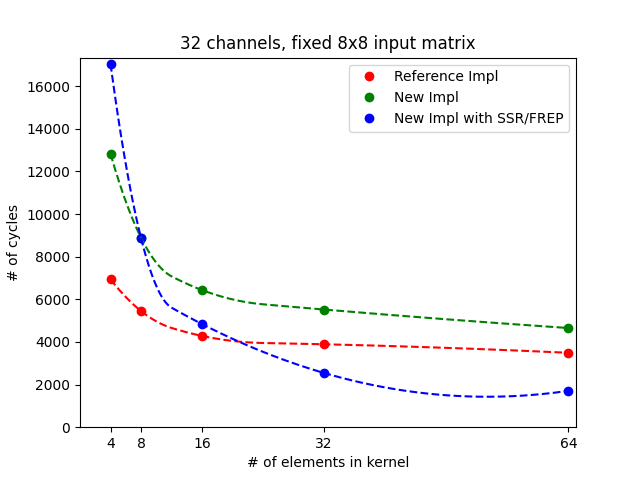

The Python source for this figure:
import matplotlib.pyplot as plt
import numpy as np
from scipy.interpolate import make_interp_spline, BSpline

plt.title("32 channels, fixed 8x8 input matrix")
plt.xlabel("# of elements in kernel")
plt.ylabel("# of cycles")

x = np.array([4, 8, 16, 32, 64])

y_ref = np.array([6940.125, 5449.5, 4282, 3891.25, 3491.625])
y_new = np.array([12825.375, 8889, 6432.25, 5519.625, 4653.875])
y_ssr = np.array([17041.125, 8871, 4836.75, 2542, 1706.125])

plt.xlim(left=0, right=x[-1] + 1)
plt.ylim(bottom=0, top=max(y_ref.max(), y_new.max(), y_ssr.max()) + 300)

plt.xticks(x)

plt.plot(x, y_ref, "ro", label="Reference Impl")
plt.plot(x, y_new, "go", label="New Impl")
plt.plot(x, y_ssr, "bo", label="New Impl with SSR/FREP")

x_ref_curve = np.linspace(x.min(), x.max(), 300)

plt.plot(x_ref_curve, make_interp_spline(x, y_ref, k=2)(x_ref_curve), "r--")

plt.plot(x_ref_curve, make_interp_spline(x, y_new, k=2)(x_ref_curve), "g--")

plt.plot(x_ref_curve, make_interp_spline(x, y_ssr, k=2)(x_ref_curve), "b--")

plt.legend()

plt.savefig("fixed_input.png")